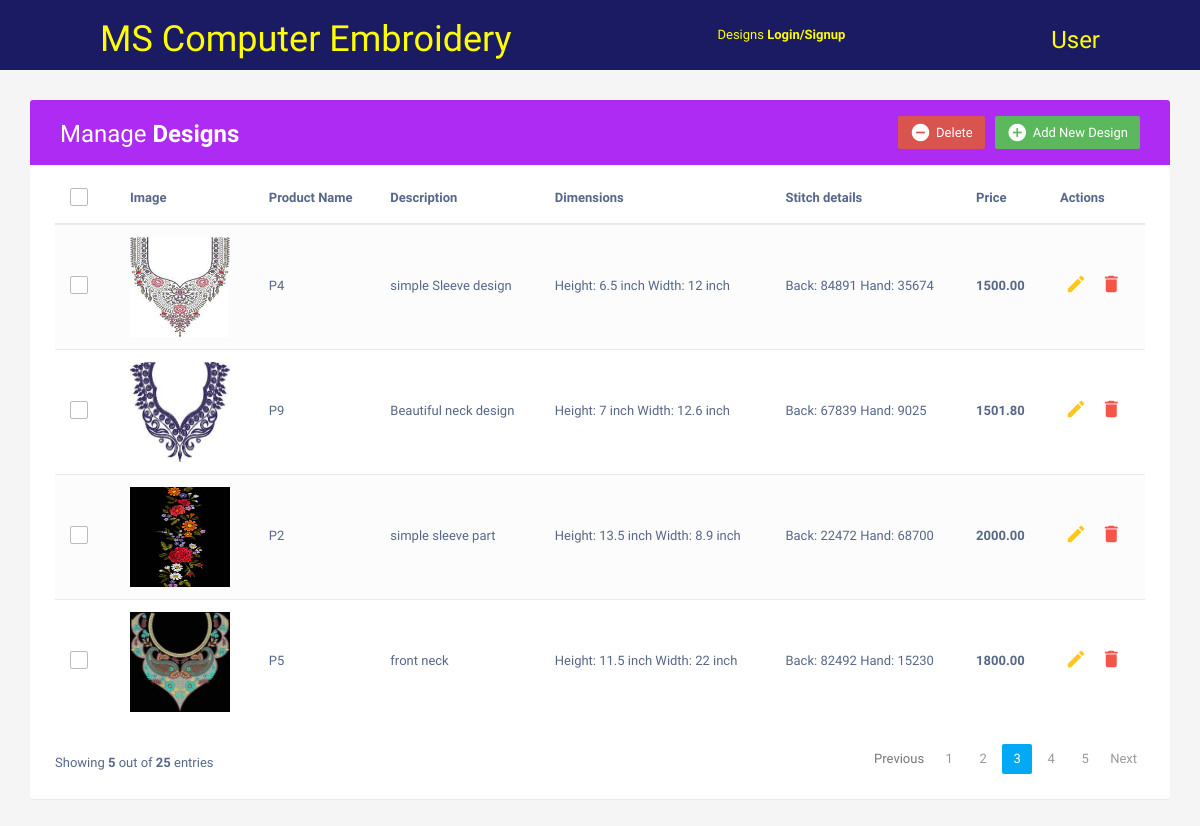
Before: / with the older database file.
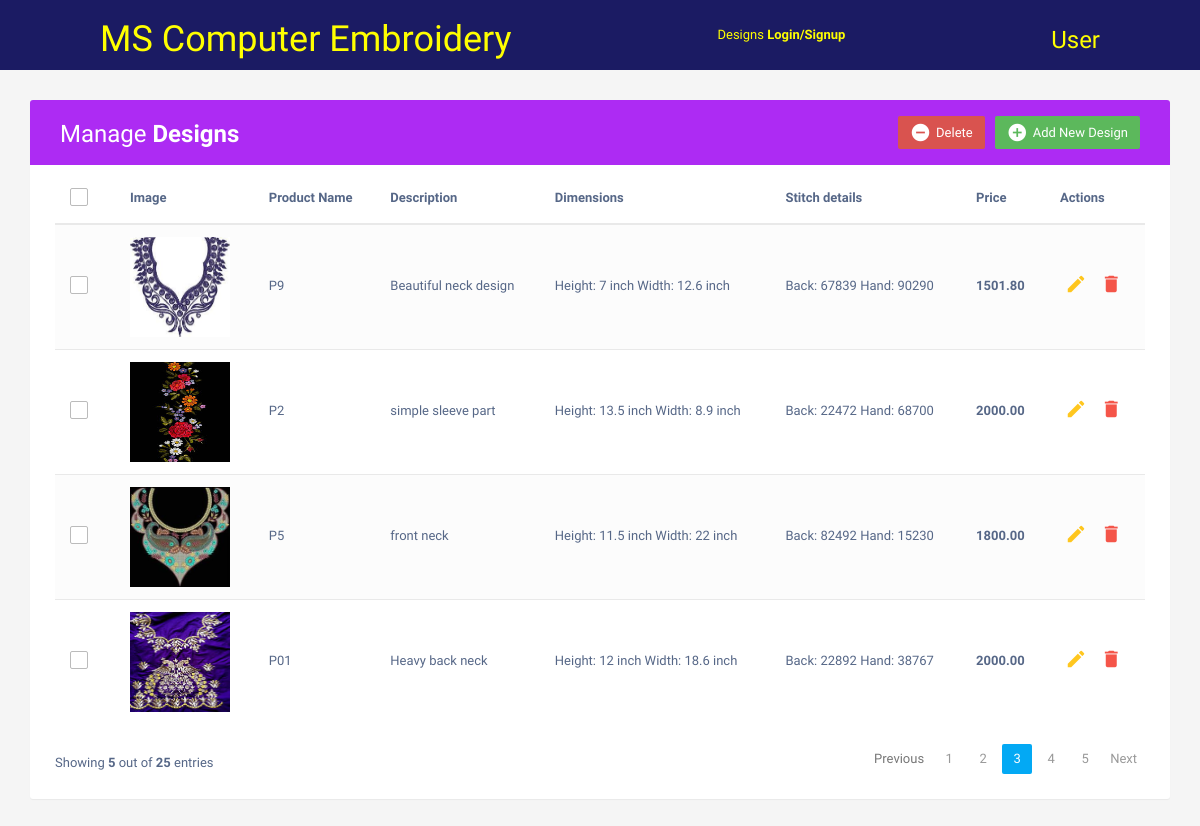
After: the same page with the newer database file.
### designs/models.py (models this page shows, shortened)
class Design(models.Model):
    image = models.ImageField(upload_to="designs/", blank=True, null=True)
    product_name = models.CharField(max_length=200)
    description = models.TextField()
    dimensions = models.CharField(max_length=100)
    stitch_details = models.CharField(max_length=200)
    price = models.DecimalField(max_digits=10, decimal_places=2)

### designs/views.py (the view)
# urls.py: path('', views.design_list, name='all-designs'),
def design_list(request):
    designs = Design.objects.all()
    return render(request, "index.html", {"alldesigns":designs})

### templates/index.html (shortened to what this page needs)
<!DOCTYPE html>
<html lang="en">
<head>
<link rel="stylesheet" href="https://maxcdn.bootstrapcdn.com/font-awesome/4.7.0/css/font-awesome.min.css">
<link rel="stylesheet" href="https://maxcdn.bootstrapcdn.com/bootstrap/3.3.7/css/bootstrap.min.css">
<link rel="stylesheet" href="/static/css/styles.css">
</head>
<body>
  {% include 'header.html' %}
  <div class="container">
     <div class="table-wrapper">
        <div class="table-title">
           <div class="row">
              <div class="col-sm-6">
				 <h2>Manage <b>Designs</b></h2>
			  </div>
			  <div class="col-sm-6">
				 <a href="#addEmployeeModal" class="btn btn-success" data-toggle="modal"><i class="material-icons">&#xE147;</i> <span>Add New Design</span></a>
				 <a href="#deleteEmployeeModal" class="btn btn-danger" data-toggle="modal"><i class="material-icons">&#xE15C;</i> <span>Delete</span></a>
			  </div>
           </div>
        </div>
        <table class="table table-striped table-hover">
           <thead>
              <tr>
				 <th>
				    <span class="custom-checkbox">
				       <label for="selectAll"></label>
				    </span>
				 </th>
                 <th>Image</th>
                 <th>Product Name</th>
				 <th>Description</th>
                 <th>Dimensions</th>
				 <th>Stitch details</th>
				 <th>Price</th>
                 <th>Actions</th>
              </tr>
           </thead>
           <tbody>
			  {% for i in alldesigns %}
              <tr>
				 <td>
			        <span class="custom-checkbox">
			      	   <label for="checkbox1"></label>
			        </span>
			     </td>
				 <td>
					{% if i.image %}
					<img src="{{i.image.url}}" alt="design image" width="100" height="100">
					{% endif %}
			      </td>
                  <td>{{i.product_name}}</td>
				  <td>{{i.description}}</td>
                  <td>{{i.dimensions}}</td>
			      <td>{{i.stitch_details}}</td>
                  <td><b>{{i.price}}</b></td>
                  <td>
                     <a href="#editEmployeeModal-{{forloop.counter}}" class="edit" data-toggle="modal"><i class="material-icons" data-toggle="tooltip" title="Edit">&#xE254;</i></a>
                     <a href="#deleteEmployeeModal-{{forloop.counter}}" class="delete" data-toggle="modal"><i class="material-icons" data-toggle="tooltip" title="Delete">&#xE872;</i></a>
                  </td>
			  </tr>
			  {% endfor %}
           </tbody>
        </table>
		<div class="clearfix">
           <div class="hint-text">Showing <b>5</b> out of <b>25</b> entries</div>
           <ul class="pagination">
              <li class="page-item disabled"><a href="#">Previous</a></li>
              <li class="page-item"><a href="#" class="page-link">1</a></li>
              <li class="page-item"><a href="#" class="page-link">2</a></li>
              <li class="page-item active"><a href="#" class="page-link">3</a></li>
              <li class="page-item"><a href="#" class="page-link">4</a></li>
              <li class="page-item"><a href="#" class="page-link">5</a></li>
              <li class="page-item"><a href="#" class="page-link">Next</a></li>
           </ul>
        </div>
     </div>
  </div>
</body>
</html>

### templates/header.html (shortened to what this page needs)
<!DOCTYPE html>
<html lang="en">
<head>
</head>
<body>
    <div class="navsection">
        <div class="title">
            <h1>MS Computer Embroidery</h1>
        </div>
        <div class="menu">
            <a href="designs">Designs</a>
            <a href="login/signup"><b>Login/Signup</b></a>
        </div>
        <div class="user">
            <h3>User</h4>
        </div>
    </div>
</body>
</html>

### static/css/styles.css (style rules this page uses)
body { color: #566787; background: #f5f5f5; font-family: 'Varela Round', sans-serif; font-size: 13px; }
.table-wrapper { background: #fff; padding: 20px 25px; margin: 30px 0; border-radius: 3px; box-shadow: 0 1px 1px rgba(0,0,0,.05); }
.table-title { padding-bottom: 15px; background: #AD2BF3; color: #fff; padding: 16px 30px; margin: -20px -25px 10px; border-radius: 3px 3px 0 0; }
.table-title h2 { margin: 5px 0 0; font-size: 24px; }
.table-title .btn { color: #fff; float: right; font-size: 13px; border: none; min-width: 50px; border-radius: 2px; border: none; outline: none !important; margin-left: 10px; }
.table-title .btn i { float: left; font-size: 21px; margin-right: 5px; }
.table-title .btn span { float: left; margin-top: 2px; }
table.table tr th, table.table tr td { border-color: #e9e9e9; padding: 12px 15px; vertical-align: middle; }
table.table tr th:first-child { width: 60px; }
table.table tr th:last-child { width: 100px; }
table.table-striped tbody tr:nth-of-type(odd) { background-color: #fcfcfc; }
table.table td:last-child i { opacity: 0.9; font-size: 22px; margin: 0 5px; }
table.table td a { font-weight: bold; color: #566787; display: inline-block; text-decoration: none; outline: none !important; }
table.table td a.edit { color: #FFC107; }
table.table td a.delete { color: #F44336; }
table.table td i { font-size: 19px; }
.pagination { float: right; margin: 0 0 5px; }
.pagination li a { border: none; font-size: 13px; min-width: 30px; min-height: 30px; color: #999; margin: 0 2px; line-height: 30px; border-radius: 2px !important; text-align: center; padding: 0 6px; }
.pagination li.active a, .pagination li.active a.page-link { background: #03A9F4; }
.hint-text { float: left; margin-top: 10px; font-size: 13px; }
.custom-checkbox { position: relative; }
.custom-checkbox label:before { width: 18px; height: 18px; }
.custom-checkbox label:before { content: ''; margin-right: 10px; display: inline-block; vertical-align: text-top; background: white; border: 1px solid #bbb; border-radius: 2px; box-sizing: border-box; z-index: 2; }
.navsection { background-color: #1B1B63; color: yellow; display: flex; justify-content: space-between; align-items: center; padding: 0 100px; }
.menu a { color: yellow; text-decoration: none; }

Changed rows visible on the page:
removed Design: image (picture), product_name "P4", description "simple Sleeve design", dimensions "Height: 6.5 inch Width: 12 inch", stitch_details "Back: 84891 Hand: 35674", price "1500.00"
changed Design "Beautiful neck design": stitch_details "Back: 67839 Hand: 9025" → "Back: 67839 Hand: 90290"
added Design: image (picture), product_name "P01", description "Heavy back neck", dimensions "Height: 12 inch Width: 18.6 inch", stitch_details "Back: 22892 Hand: 38767", price "2000.00"
